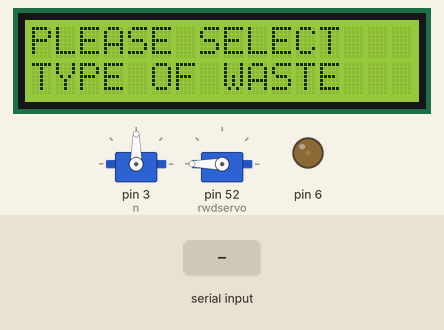
The sketch below on a simulated Arduino Mega 2560, built with avr-gcc and run on an emulated ATmega2560. On the bench: 2 × servo, 16×2 character LCD, output pins drawn as LEDs (lit = HIGH). Inputs (shaded band) come from the test bench. What the sketch prints to the serial monitor is not drawn.

Above: at 1.2 s.
1.3 s: "2\n" received over Serial
At 2.8 s:
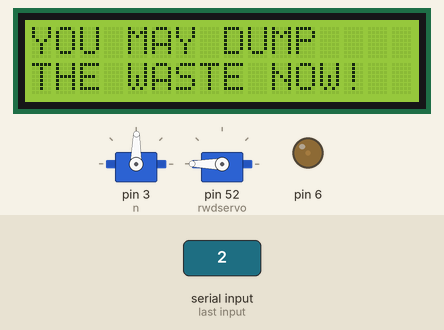
3.1 s: "1\n" received over Serial
6.1 s: "1,90\n" received over Serial
At 6.43 s:
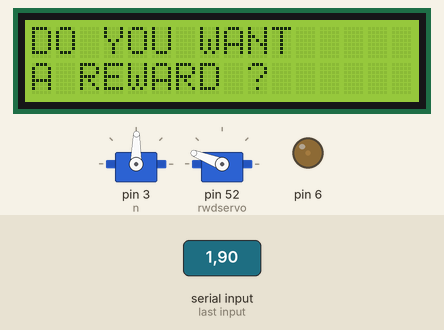
8.6 s: "3\n" received over Serial
At 15.6 s:
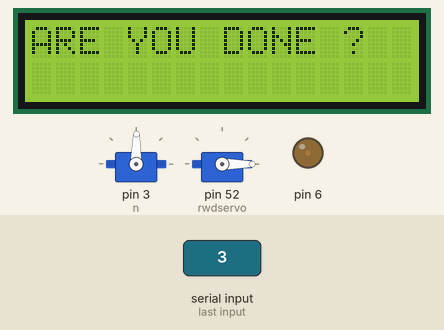
Timing chart, 0 to 16.5 s (numbered marks = the images above; inputs shaded):
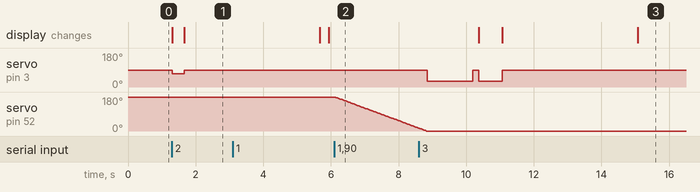

Measured:
- after the input at 1.3 s, servo on pin 3 (n): 90° → 70° at once, → 89° 0.35 s later; the display: first changes at once (image 1 shows a later state)
- after the input at 6.1 s, servo on pin 52 (rwdservo): moves from 180° to 15° over 2.5 s, starting at once
- after the input at 8.6 s, the display: first changes after 1.8 s (image 3 shows a later state)

The sketch:

v_2.0.0.ino
```cpp
#include <Servo.h>
#include <LiquidCrystal.h>
Servo n;
Servo rwdservo;
void selection();
void choice1();
void choice2();
void choice3();
int na=0;
void choice4();
void choice5();
void choice6();
void done();
int servobin1default(int na);
void Thank();
void reward();
void welcome();
void dump();
void wait();
int areyoudonestatus=0;
int full =10;
int agri=0;
int servopos=0;//default =0;
int areyoudone();
int rewardq();
int butt;
int Contrast=20;
LiquidCrystal lcd(11, 12, 10, 9, 8, 7);
void setup()
{n.attach(3);
  rwdservo.attach(52);
  rwdservo.write(180);
  Serial.begin (9600);
  analogWrite(6,Contrast);
  lcd.begin(16, 2);
      int mno;
}
void loop()
{

  int b=0;
  Serial.println("loop running");
lcd.clear();
  selection();
 Serial.println("please select the type of waste") ;
int butt=0;
n.write(90);
while(Serial.available()==0);
 butt=Serial.parseInt();

if(butt==1)
{
  //plastic
    lcd.clear();
    choice1();
    Serial.println("waste bin 1");
    int z=1;

    lcd.clear();
    dump();
    delay(4000);
    lcd.clear();
    areyoudone();
   // reward();
    rewardq();

}

if(butt==2)
{
   //glass
    lcd.clear();
    choice2();
    Serial.println("waste bin 2");
    int z=0;

  int j=350;
  lcd.clear();
    wait();

  Serial.println("you chose bin 2");
  for(int i=0;i<1;i++)
  {
    n.write(70);
    delay(j);

    n.write(89);
    j=j-5;
  }   lcd.clear();
    dump();
    delay(4000);
    //after exe


      lcd.clear();
      done();

    areyoudone();
    reward();
    rewardq();

    na=3;
    servobin1default(na);

}
if(butt==3)
{
  //paper
    lcd.clear();
    choice3();
    Serial.println("waste bin 3");
    int z=1;

  int j=350;
  lcd.clear();
    wait();

  Serial.println("you chose bin 2");
  for(int i=0;i<2;i++)
  {
    n.write(30);
    delay(j);

    n.write(89);
    j=j-5;
  }
    lcd.clear();
    dump();
    delay(4000);
    //after exe

    areyoudone();
    reward();
    rewardq();

    na=2;
    servobin1default(na);
}
if(butt==4)
{
  //bio
    lcd.clear();
    choice4();
    Serial.println("waste bin 4");
    int z=1;

  int j=350;
  lcd.clear();
    wait();

  Serial.println("you chose bin 2");
  for(int i=0;i<3;i++)
  {
    n.write(30);
    delay(j);

    n.write(89);
    j=j-5;
  }
    agri=1;
    lcd.clear();
    dump();
    delay(4000);
    //after exe

    areyoudone();
    reward();


    rewardq();

    na=1;
    servobin1default(na);

}
}

void welcome()
     {delay(1000);
     lcd.print("WELCOME TO Z.W.I.T");
     Serial.println("wlcometo zwit");
    lcd.setCursor(0,1);

    lcd.print(" SMART BIN");

     }
     void selection()
     {
    lcd.print("PLEASE SELECT");
    lcd.setCursor(0,1);
    Serial.println("please solect the typeof waste");
  lcd.print("TYPE OF WASTE ");


     }
     void choice1()
         {
         lcd.print("YOU HAVE CHOSEN");
         Serial.println("you have chosen plastic");
         lcd.setCursor(0,1);
    lcd.print(" PLASTIC");

         }
           void choice2()
         {
         lcd.print("YOU HAVE CHOSEN");
         Serial.println("you have chosen glass");
         lcd.setCursor(0,1);
    lcd.print(" Glass");
         }
           void choice3()
         {
         lcd.print("YOU HAVE CHOSEN");
         Serial.println("you have chosen paper");
         lcd.setCursor(0,1);
    lcd.print(" PAPER");
         }
           void choice4()
         {
         lcd.print("YOU HAVE CHOSEN");
         lcd.setCursor(0,1);
         Serial.println("you have chosen organic");
    lcd.print(" Organic");
         }
          void reward()
         {
         lcd.print("DO YOU WANT ");
         lcd.setCursor(0,1);
         Serial.println("do you want a reward");
    lcd.print("A REWARD ?");


         }
         void done()
         {
         lcd.print("ARE YOU DONE ?");
         Serial.println("are you done");
         lcd.setCursor(0,1);
    lcd.print("");
         }
        /* void Thank()
         {lcd.print("THANK YOU FOR KEEPING OUR CITY CLEAN!");
         Serial.println("thank you for keeping your city clean");
          for (int positionCounter = 0; positionCounter < 38; positionCounter++) {
    // scroll one position left:;=
    lcd.scrollDisplayLeft();
    // wait a bit:
    delay(350);
         }
         }*/
         void dump()
         {
         lcd.print("YOU MAY DUMP ");
         lcd.setCursor(0,1);
         Serial.println("you may dump the waste now");
    lcd.print("THE WASTE NOW!");
         }
     void wait()
         {
         lcd.print("PLEASE");
         Serial.println("Please Wait");
         lcd.setCursor(0,1);
    lcd.print("WAIT");
         }
         int servobin1default(int na)
         {
  int j=450;
  for(int i=0;i<na;i++)
  {
    Serial.println(na);
    n.write(30);
    Serial.println(na);
    delay(j);


  }
   n.write(89);
   Serial.println("A!");
}


int rewardq()
{ int j,k;j=k=0;
lcd.clear();
  Serial.println("do you want reward");
 while(1){

  reward();
  if(Serial.available()>0){
  int butt=Serial.parseInt();
  if (butt==1)
  {
    Serial.println("gjghjhgjgj");for (int pos = 180; pos >= 0; pos -= 1) { // goes from 0 degrees to 180 degrees
    // in steps of 1 degree
    rwdservo.write(pos);              // tell servo to go to position in variable 'pos'
    delay(15);                       // waits 15ms for the servo to reach the position
  }
  for (int pos = 0; pos <= 0; pos += 1) { // goes from 180 degrees to 0 degrees
    rwdservo.write(pos);              // tell servo to go to position in variable 'pos'
    delay(15);                       // waits 15ms for the servo to reach the position
  }


  break;}
  if(butt==2){break;}
 }}
}


int areyoudone()
{int k=1;
lcd.clear();
 done();
 delay(200);
while(1){

  Serial.println("{=ssfsf");
  if(Serial.available()>0){
  k=Serial.parseInt();
  Serial.println("hi");
  Serial.println(k);
  if(k==1)
  {
  Serial.println("you are in are you done");

    Serial.println("yes you are done");

    areyoudonestatus=1;// means you are done

    lcd.clear();
    break;
  }
  if(k==2)
  {
    break;
  }


  }
}}
```
